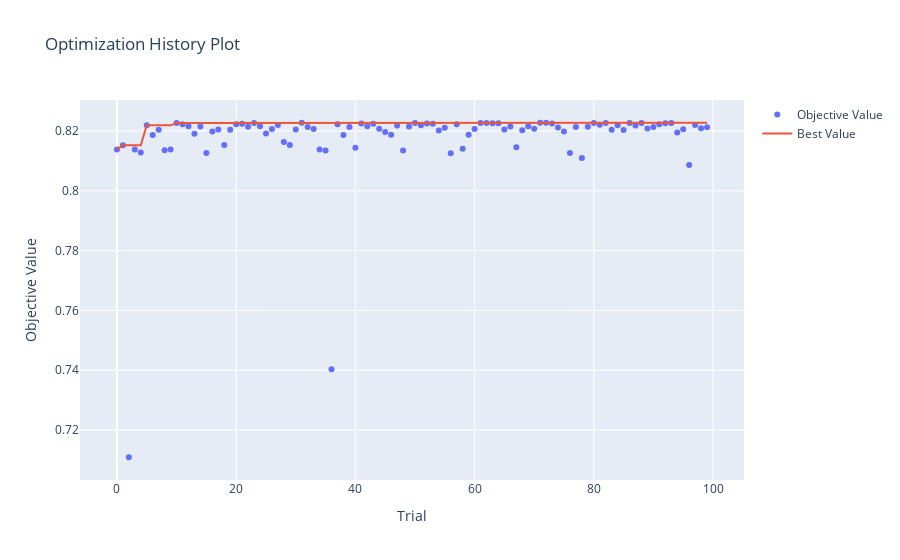
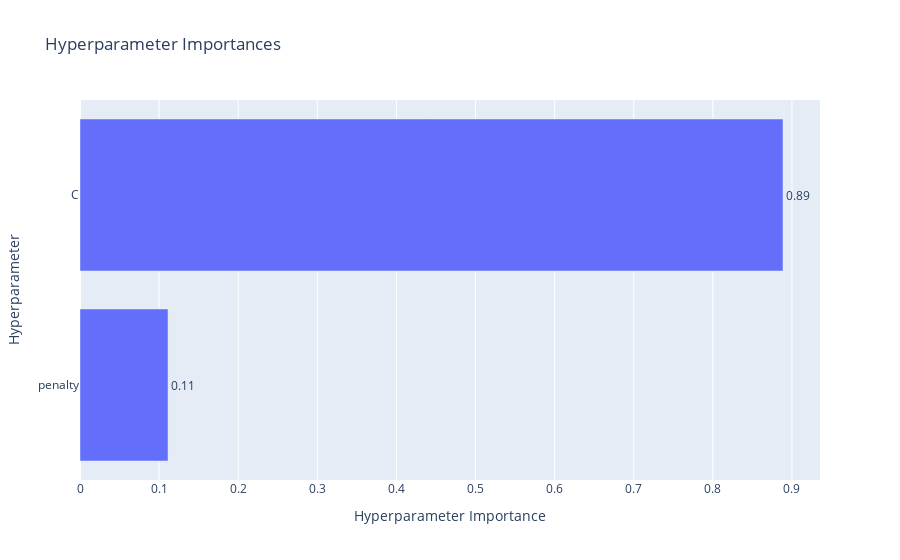

Notebook source saved alongside these figures, in order:
### Code cell
print(f"Лучшие параметры для Logistic Regression:")
print(study_lr.best_params)
print(f"Лучший ROC-AUC: {study_lr.best_value:.4f}")

fig = optuna.visualization.plot_optimization_history(study_lr)
fig.show()

fig = optuna.visualization.plot_param_importances(study_lr)
fig.show()
